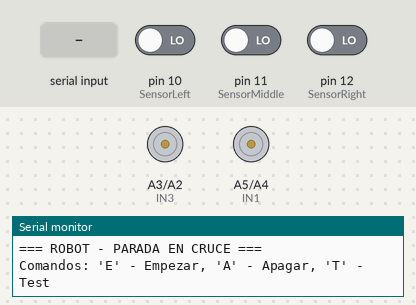
The sketch below on a simulated Arduino Uno, built with avr-gcc and run on an emulated ATmega328P. On the bench: motor-driver pin pairs drawn as motors (green arrow = first pin HIGH = forward, orange = second pin HIGH = backward, longer = more drive), the last lines printed to the serial monitor. The test bench sets the inputs (shaded band); at power-on: pin 10 (SensorLeft) LOW, pin 11 (SensorMiddle) LOW, pin 12 (SensorRight) LOW.

Above: at 1.2 s.
1.3 s: "T" received over Serial
At 2.75 s:
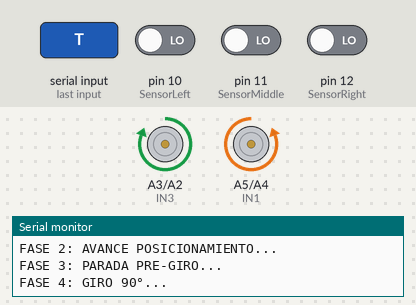
4.3 s: "E" received over Serial
6.8 s: "A" received over Serial
Timing chart, 0 to 9.8 s (numbered marks = the images above; inputs shaded):
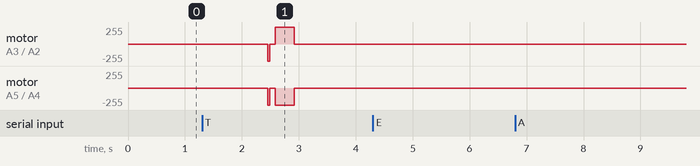

Measured:
- after the input at 1.3 s, motor on A3 (IN3) / A2 (IN4): stopped → forward 255/255 after 1.3 s, → stopped 0.33 s later; motor on A5 (IN1) / A4 (IN2): stopped → backward 255/255 after 1.3 s, → stopped 0.33 s later

The sketch:

completo-chachi-con-IR.ino
```cpp
// PINES CORREGIDOS
#define IN1 A5
#define IN2 A4
#define IN3 A3
#define IN4 A2

// SENSORES
#define SensorLeft 10
#define SensorMiddle 11
#define SensorRight 12

// Variables de sensores
int L, C, R;

// Variables de control
int velocidad = 180;
int tiempoPosicionamiento = 30;  // Avance corto después de parar
int tiempoGiro = 330;            // Tiempo de giro

// Control por serial
bool robotActivo = false;

void setup() {
  pinMode(SensorLeft, INPUT);
  pinMode(SensorMiddle, INPUT);
  pinMode(SensorRight, INPUT);

  pinMode(IN1, OUTPUT);
  pinMode(IN2, OUTPUT);
  pinMode(IN3, OUTPUT);
  pinMode(IN4, OUTPUT);

  Serial.begin(9600);
  Serial.println("=== ROBOT - PARADA EN CRUCE ===");
  Serial.println("Comandos: 'E' - Empezar, 'A' - Apagar, 'T' - Test");

  pararMotores();
}

void loop() {
  if (Serial.available()) {
    String comando = Serial.readString();
    comando.trim();

    if (comando == "E") {
      robotActivo = true;
      Serial.println(">>> ROBOT ACTIVADO");
    } else if (comando == "A") {
      robotActivo = false;
      Serial.println(">>> ROBOT APAGADO");
      pararMotores();
    } else if (comando == "T") {
      testSecuenciaCompleta();
    }
  }

  if (robotActivo) {
    L = digitalRead(SensorLeft);
    C = digitalRead(SensorMiddle);
    R = digitalRead(SensorRight);

    Serial.print("L:"); Serial.print(L);
    Serial.print(" C:"); Serial.print(C);
    Serial.print(" R:"); Serial.print(R);
    Serial.print(" -> ");

    if (L == 0 && C == 0) {
      Serial.println("BUSCAR LÍNEA");
      pararMotores();
    }
    else if (L == 0 && C == 1) {
      Serial.println("AVANZAR");
      avanzar();
    }
    else if (L == 1 && C == 1) {
      // ✅ NUEVA ESTRATEGIA: PARADA COMPLETA + POSICIONAMIENTO + GIRO
      Serial.println("CRUCE DETECTADO - INICIANDO SECUENCIA...");
      secuenciaCruceIzquierda();
    }
    else if (L == 1 && C == 0) {
      Serial.println("GIRO IZQUIERDA EMERGENCIA");
      secuenciaCruceIzquierda();  // Usamos la misma secuencia
    }
  }

  delay(50);
}

// ✅ NUEVA SECUENCIA MEJORADA PARA CRUCES
void secuenciaCruceIzquierda() {
  Serial.println(">>> INICIANDO SECUENCIA CRUCE IZQUIERDA");

  // FASE 1: PARADA COMPLETA INMEDIATA
  Serial.println("FASE 1: PARADA COMPLETA...");
  pararMotores();
  delay(100);  // ⬅️ PARADA DE 100ms COMO PEDISTE

  // FASE 2: AVANCE CORTO DE POSICIONAMIENTO
  Serial.println("FASE 2: AVANCE POSICIONAMIENTO...");
  digitalWrite(IN1, LOW);
  analogWrite(IN2, 150);  // Velocidad reducida para precisión
  digitalWrite(IN3, LOW);
  analogWrite(IN4, 150);
  delay(tiempoPosicionamiento);  // ⬅️ AVANCE CORTO

  // FASE 3: PARADA NUEVAMENTE
  Serial.println("FASE 3: PARADA PRE-GIRO...");
  pararMotores();
  delay(100);

  // FASE 4: GIRO 90° EXACTO
  Serial.println("FASE 4: GIRO 90°...");
  digitalWrite(IN1, LOW);
  analogWrite(IN2, 160);
  digitalWrite(IN3, HIGH);
  analogWrite(IN4, 0);
  delay(tiempoGiro);  // ⬅️ GIRO DE 300ms

  // FASE 5: PARADA FINAL
  Serial.println("FASE 5: PARADA FINAL...");
  pararMotores();
  delay(100);

  Serial.println(">>> SECUENCIA CRUCE COMPLETADA");
}

void testSecuenciaCompleta() {
  Serial.println("=== TEST SECUENCIA CRUCE ===");
  secuenciaCruceIzquierda();
  delay(1000);
  Serial.println("=== TEST COMPLETADO ===");
}

void avanzar() {
  digitalWrite(IN1, LOW);
  analogWrite(IN2, velocidad);
  digitalWrite(IN3, LOW);
  analogWrite(IN4, velocidad);
}

void pararMotores() {
  digitalWrite(IN1, LOW);
  digitalWrite(IN2, LOW);
  digitalWrite(IN3, LOW);
  digitalWrite(IN4, LOW);
}
```
